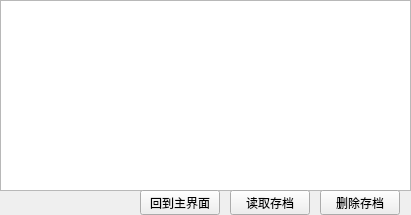
<?xml version="1.0" encoding="UTF-8"?>
<ui version="4.0">
 <class>LoadGame</class>
 <widget class="QWidget" name="LoadGame">
  <property name="geometry">
   <rect>
    <x>0</x>
    <y>0</y>
    <width>411</width>
    <height>215</height>
   </rect>
  </property>
  <property name="windowTitle">
   <string>存档管理</string>
  </property>
  <widget class="QTableWidget" name="tableWidget_LoadGame">
   <property name="geometry">
    <rect>
     <x>0</x>
     <y>0</y>
     <width>411</width>
     <height>191</height>
    </rect>
   </property>
  </widget>
  <widget class="QPushButton" name="pushButton_load">
   <property name="geometry">
    <rect>
     <x>230</x>
     <y>190</y>
     <width>80</width>
     <height>25</height>
    </rect>
   </property>
   <property name="text">
    <string>读取存档</string>
   </property>
   <property name="default">
    <bool>false</bool>
   </property>
   <property name="flat">
    <bool>false</bool>
   </property>
  </widget>
  <widget class="QPushButton" name="pushButton_delete">
   <property name="geometry">
    <rect>
     <x>320</x>
     <y>190</y>
     <width>80</width>
     <height>25</height>
    </rect>
   </property>
   <property name="text">
    <string>删除存档</string>
   </property>
   <property name="flat">
    <bool>false</bool>
   </property>
  </widget>
  <widget class="QPushButton" name="pushButton_home">
   <property name="geometry">
    <rect>
     <x>140</x>
     <y>190</y>
     <width>80</width>
     <height>25</height>
    </rect>
   </property>
   <property name="text">
    <string>回到主界面</string>
   </property>
  </widget>
 </widget>
 <resources/>
 <connections/>
</ui>
